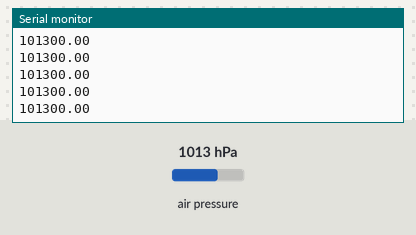
A sketch run on a simulated Arduino Uno, built with avr-gcc and run on an emulated ATmega328P. Parts: the last lines printed to the serial monitor. The inputs (shaded band) are chosen by the test bench; at power-on: air pressure 1013 hPa.

Above: at 1.2 s.
1.3 s: air pressure set to 952 hPa
At 1.57 s:
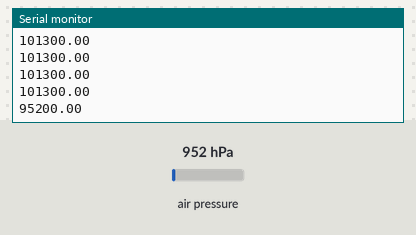
2.8 s: air pressure set to 975 hPa
At 2.98 s:
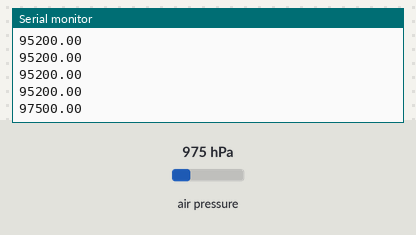
Timing chart, 0 to 5.8 s (numbered marks = the images above; inputs shaded):
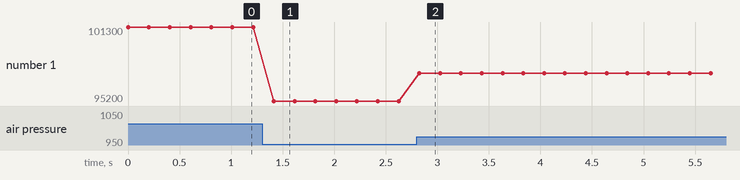

Measured:
- after the input at 1.3 s, the serial monitor: prints a new line after 0.11 s (image 1)
- after the input at 2.8 s, the serial monitor: prints a new line at once (image 2)
- plotted number 1: 101300 → 95200 after the input at 1.3 s, 95200 → 97500 after the input at 2.8 s

The sketch:

PressurePlotter.ino
```cpp
#include "Adafruit_BMP280.h"

Adafruit_BMP280 bmp;

void setup() {
  bmp.begin(0x76);
  Serial.begin(115200);

}

void loop() {
  Serial.println(bmp.readPressure());
  delay(200);

}
```
